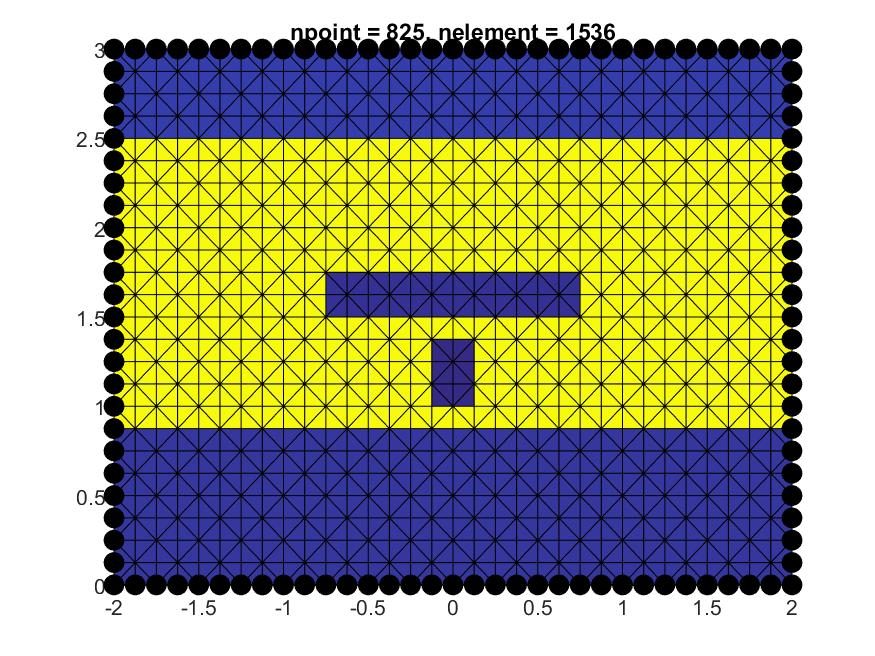
%> input picture MeshesCreated/Mesh_New2/Visualization1.jpg, 875 x 656 px
$ octave --eval "CropImage('MeshesCreated/Mesh_New2/Visualization1.jpg');"   (GNU Octave 9; MATLAB toolbox functions it lacks are replaced by stand-ins)
%> lines starting %> are read from the running program, lines starting %| are printed output that depends on the picture
function CropImage(imageName, imageName2)
%> called with imageName = 'MeshesCreated/Mesh_New2/Visualization1.jpg'
    % Load a saved image, crops the whitespace and saves it again. Hardcore Unix users could alternatively use the crop command :)

    if nargin < 2 || ~ischar(imageName2)
        [filePart1, filePart2, filePart3] = fileparts(imageName);
        imageName2 = [fullfile(filePart1, filePart2), '_Cropped', filePart3];
    end

    image = imread(imageName);
%> image is the input picture: size 656x875x3 uint8; mean R, G, B 161.6, 162.6, 131

    imageMod = image;
    if max(imageMod(:)) <= 1
        imageMod = 255*imageMod;
    end
    if ismatrix(imageMod)
        imageMod = repmat(imageMod, 1, 1, 3);
    end
    imageSum = sum(imageMod, 3);
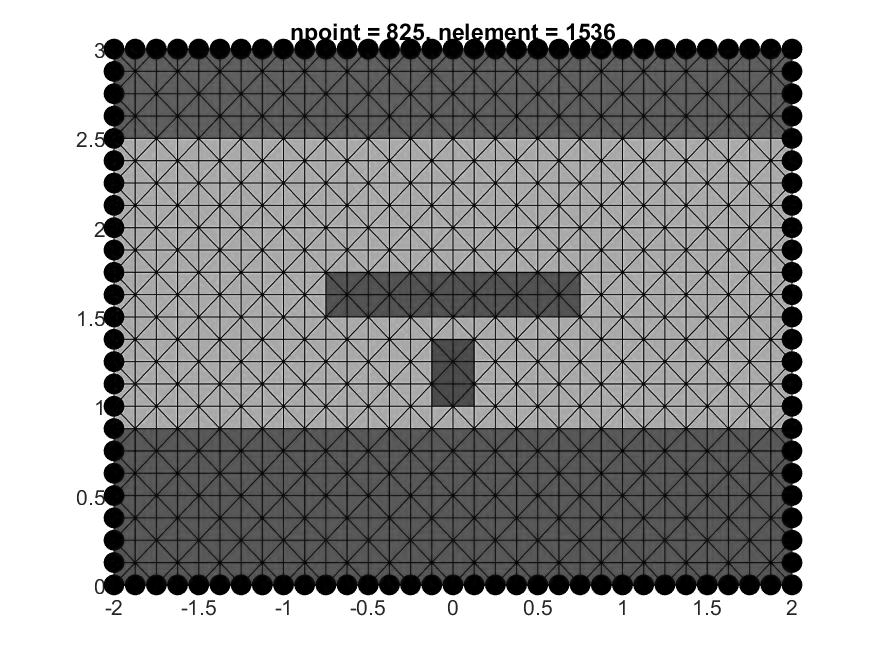
%> imageSum: size 656x875 double; min 0, max 765, mean 455.2; drawn with min black and max white
    nonzero1 = find(sum(imageSum, 2) ~= size(imageSum,2)*255*3);
%> nonzero1 = 600 values from 17 to 616
    nonzero2 = find(sum(imageSum, 1) ~= size(imageSum,1)*255*3);
%> nonzero2 = 736 values from 73 to 808
    if ismatrix(image)
        image    = image(nonzero1(1):nonzero1(end), nonzero2(1):nonzero2(end));
    else
        image    = image(nonzero1(1):nonzero1(end), nonzero2(1):nonzero2(end), :);
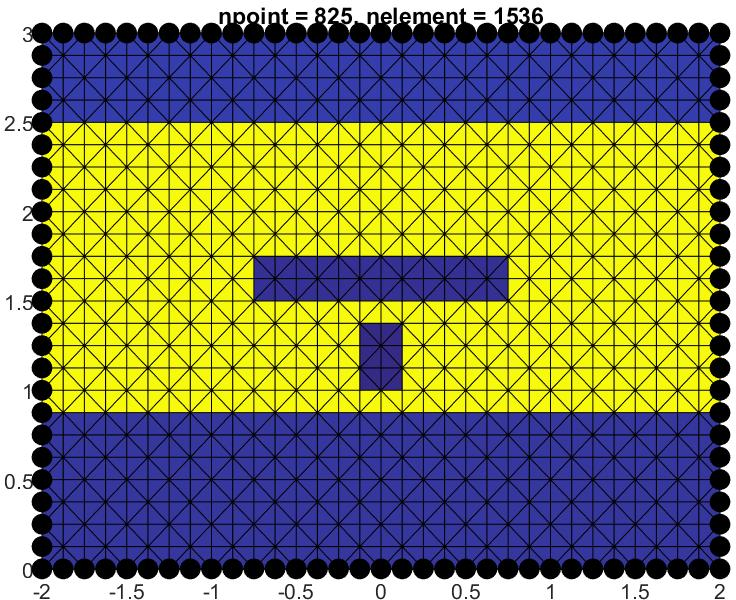
%> image: size 600x736x3 uint8; mean R, G, B 133.5, 135, 93.9
    end

    imwrite(image, imageName2);
end
